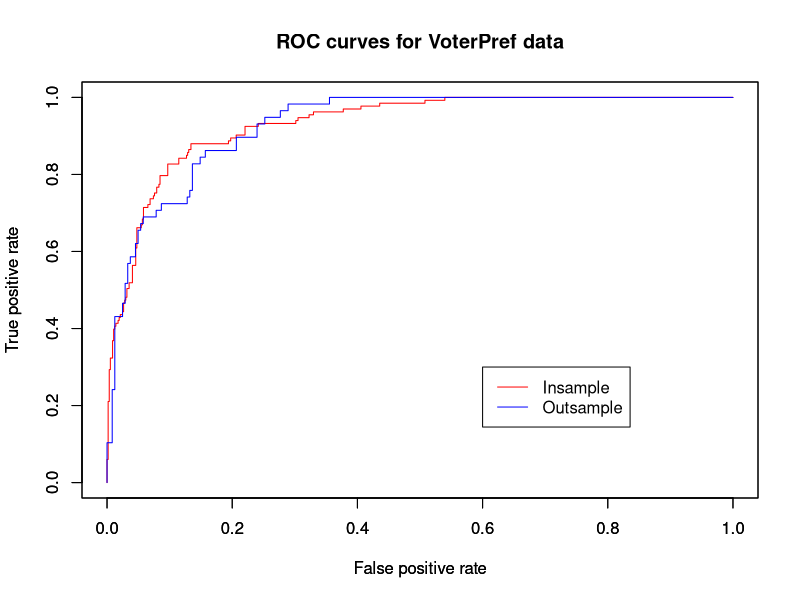
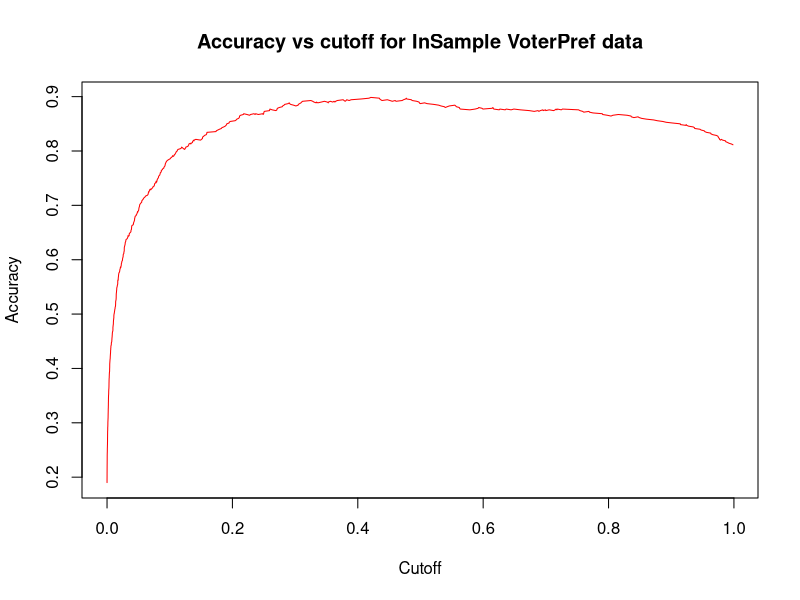
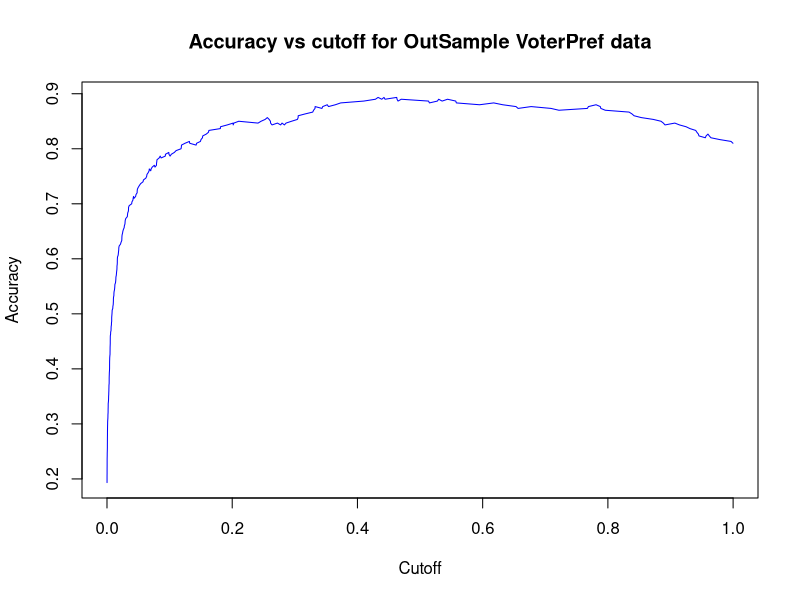
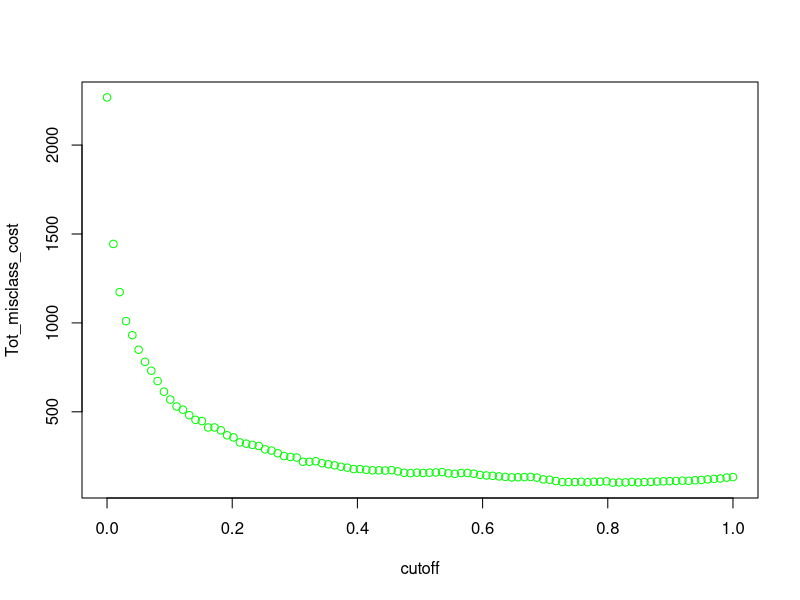
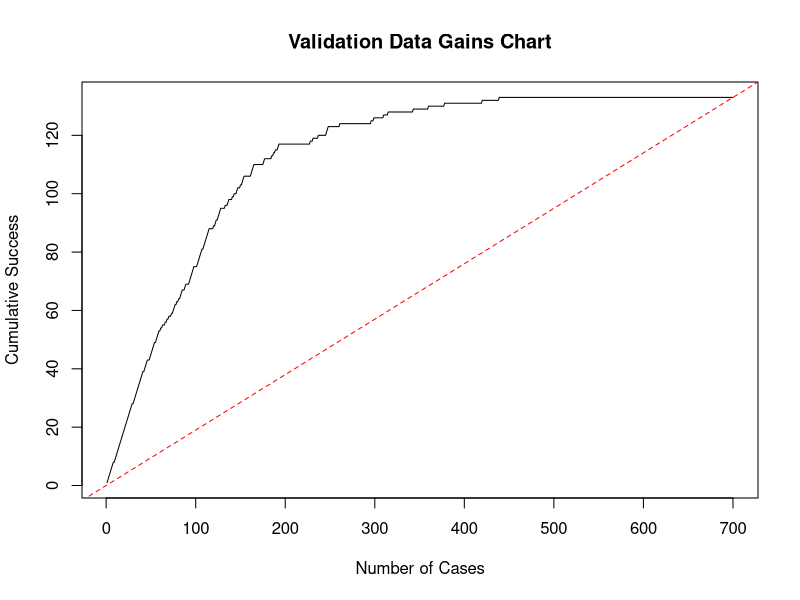
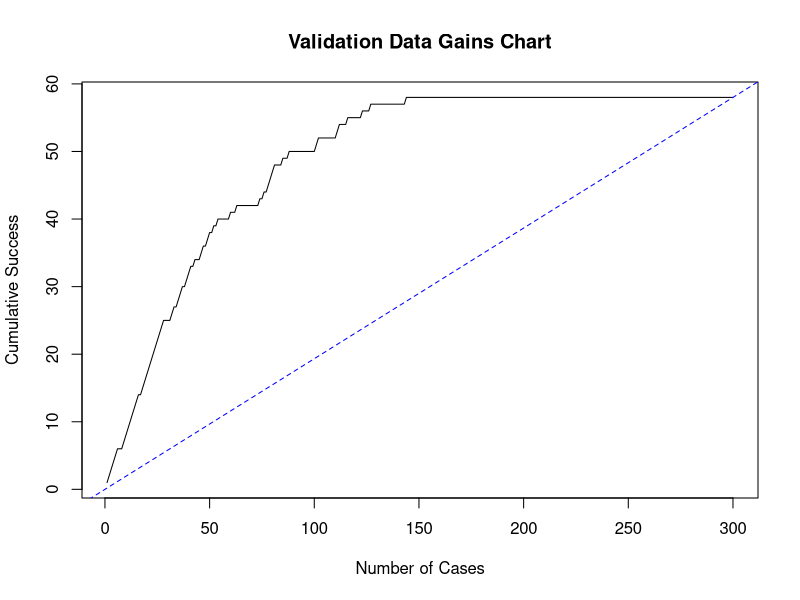

Write R code to recreate these figures, in order.
## ---- chunk 1

#Load the data
vp_df<-read.csv(file="VoterPref.csv",header = TRUE)
attach(vp_df)

#Classify Preference as 0 and 1
CLASS <- ifelse(vp_df$PREFERENCE=="Against", 1, 0)
vp_df <- cbind(vp_df,CLASS)

#setting the seed
set.seed(123457)

#dividing the dataset into Training and Test
train<- sample(nrow(vp_df),0.7*nrow(vp_df))
vp_df_train<-vp_df[train,]
vp_df_validation<-vp_df[-train,]

## ---- chunk 2
#fitting model on training dataset
df_fit <- glm(CLASS~GENDER+INCOME+AGE,data=vp_df_train, family="binomial")
summary(df_fit)

library("caret")

#predicting on both training(in-sample) and test(out-of-sample) dataset and computing confusion Matrix
insample_predict <- predict(df_fit,vp_df_train, type="response")
insample_actual <- vp_df_train$CLASS
insample_roundoff <- ifelse(insample_predict>0.5,1,0)
insample_tab <- table(insample_roundoff,insample_actual)
confusionMatrix(insample_tab, positive = "1")

outsample_predict <- predict(df_fit,vp_df_validation, type="response")
outsample_actual <- vp_df_validation$CLASS
outsample_roundoff <- ifelse(outsample_predict>0.5,1,0)
outsample_tab <- table(outsample_roundoff,outsample_actual)
confusionMatrix(outsample_tab, positive = "1")

## ---- chunk 3
library("ROCR")
rocr_insamp_pred <- prediction(insample_predict, insample_actual)
rocr_insamp_perf <- performance(rocr_insamp_pred, "tpr", "fpr")

rocr_outsamp_pred <- prediction(outsample_predict, outsample_actual)
rocr_outsamp_perf <- performance(rocr_outsamp_pred, "tpr", "fpr")
plot(rocr_insamp_perf,type="l",col="red", main = "ROC curves for VoterPref data")
par(new=TRUE)
plot(rocr_outsamp_perf,type="l",col="blue")
legend(0.6,0.3,c("Insample","Outsample"),lty = c(1,1),col = c("red","blue"))

## ---- chunk 4
rocr_insamp_acc <- performance(rocr_insamp_pred, measure = "acc")

rocr_outsamp_acc <- performance(rocr_outsamp_pred, measure = "acc")
#Training dataset
plot(rocr_insamp_acc,col="red", main = "Accuracy vs cutoff for InSample VoterPref data")
#Test Dataset
plot(rocr_outsamp_acc,col="blue", main = "Accuracy vs cutoff for OutSample VoterPref data")

## ---- chunk 5

#At which value of cutoff_I is accuracy maximized for training dataset?
insamp_max_acc = which.max( slot(rocr_insamp_acc, "y.values")[[1]] )
insamp_acc = slot(rocr_insamp_acc, "y.values")[[1]][insamp_max_acc]
insamp_cutoff = slot(rocr_insamp_acc, "x.values")[[1]][insamp_max_acc]
print(c(Training_accuracy= insamp_acc, Training_cutoff = insamp_cutoff))


outsamp_max_acc = which.max( slot(rocr_outsamp_acc, "y.values")[[1]] )
outsamp_acc = slot(rocr_outsamp_acc, "y.values")[[1]][outsamp_max_acc]
outsamp_cutoff = slot(rocr_outsamp_acc, "x.values")[[1]][outsamp_max_acc]
print(c(Validation_accuracy= outsamp_acc, Validation_cutoff = outsamp_cutoff))
## ---- chunk 6
#Using the optimal Cutoff found, computing the Confusion Matrix for test dataset
outsample_roundoff_2f <- ifelse(outsample_predict>insamp_cutoff,1,0)
outsample_tab_2f <- table(outsample_actual,outsample_roundoff_2f)
confusionMatrix(outsample_tab_2f, positive = "1")

## ---- chunk 7
#Suppose that there are no costs or benefits associated with correct classification but misclassifying someone who is “For” as being “Against” has a cost of 4, whereas misclassifying someone who is “Against” as being “For” has a cost of 1

#Finding cutoff_II that minimizes misclassfication cost
cutoff <- seq(0, 1, length = 100)
misclass_fp_cost <- numeric(100)
misclass_fn_cost <- numeric(100)
misclass_cost <- numeric(100)

cutoff_misclass_tab <- data.frame(Cutoff = cutoff, fp_cost = misclass_fp_cost,fn_cost = misclass_fn_cost, Tot_misclass_cost = misclass_cost)

for (i in 1:100) {
  cutoff_misclass_tab$fp_cost[i] <- sum(insample_predict > cutoff[i] & insample_actual == 0)*4
  cutoff_misclass_tab$fn_cost[i] <- sum(insample_predict < cutoff[i] & insample_actual == 1)*1
  cutoff_misclass_tab$Tot_misclass_cost[i] <- cutoff_misclass_tab$fp_cost[i] + cutoff_misclass_tab$fn_cost[i]
}

cutoff_misclass_tab
plot (Tot_misclass_cost~cutoff, data = cutoff_misclass_tab, col="green")
## ---- chunk 8
#As found from previous part, cutoff with min misclassification cost is 0.8181
mincost_train_cutoff <- 0.81818182
total_insample_misclass_cost <- sum(insample_predict > mincost_train_cutoff  & insample_actual == 0)*4 + sum(insample_predict < mincost_train_cutoff & insample_actual == 1)*1
#Training Misclassification Cost
total_insample_misclass_cost

total_outsample_misclass_cost <- sum(outsample_predict > mincost_train_cutoff & outsample_actual == 0)*4 + sum(outsample_predict < mincost_train_cutoff & outsample_actual == 1)*1
#Test Misclassification Cost
total_outsample_misclass_cost
## ---- chunk 9
cutoff_3c <- 0.4625541
total_insample_misclass_cost_3c <- sum(insample_predict > cutoff_3c  & insample_actual == 0)*4 + sum(insample_predict < cutoff_3c & insample_actual == 1)*1
total_insample_misclass_cost_3c

total_outsample_misclass_cost_3c <- sum(outsample_predict > cutoff_3c & outsample_actual == 0)*4 + sum(outsample_predict < cutoff_3c & outsample_actual == 1)*1
total_outsample_misclass_cost_3c
## ---- chunk 10
#TRaining dataset
temp3 <- data.frame(insample_predict,insample_actual)
temp4 <- temp3[order(-insample_predict),]
temp4$Gains <- cumsum(temp4$insample_actual)
plot(temp4$Gains,type="n",main="Validation Data Gains Chart",xlab="Number of Cases",ylab="Cumulative Success")
lines(temp4$Gains)
abline(0,sum(temp4$insample_actual)/nrow(temp4),lty = 2, col="red")


#Validation dataset
temp1 <- data.frame(outsample_predict,outsample_actual)
temp2 <- temp1[order(-outsample_predict),]
temp2$Gains <- cumsum(temp2$outsample_actual)
plot(temp2$Gains,type="n",main="Validation Data Gains Chart",xlab="Number of Cases",ylab="Cumulative Success")
lines(temp2$Gains)
abline(0,sum(temp2$outsample_actual)/nrow(temp2),lty = 2, col="blue")


outsample_roundoff_x <- ifelse(outsample_predict>0.4625541,1,0)
outsample_tab_x <- table(outsample_actual,outsample_roundoff_x)
confusionMatrix(outsample_tab_x, positive = "1")
